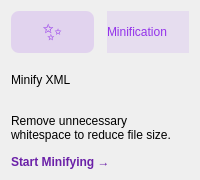
                <widget class="QFrame" name="cardMinify">
                 <property name="minimumSize"><size><width>0</width><height>180</height></size></property>
                 <property name="class" stdset="0"><string>card</string></property>
                 <property name="styleSheet">
                    <string notr="true">
                        #iconMinify { color: #9333ea; background-color: rgba(147, 51, 234, 0.15); border-radius: 8px; }
                        #badgeMinify { background-color: rgba(147, 51, 234, 0.1); color: #9333ea; }
                        #btnMinify { background-color: transparent; color: #6b21a8; border: none; font-weight: bold; text-align: left; }
                        #btnMinify:hover { text-decoration: underline; color: #581c87; }
                    </string>
                 </property>
                 <layout class="QVBoxLayout" name="vLayout4">
                  <item>
                   <layout class="QHBoxLayout" name="hLayout4">
                    <item>
                     <widget class="QLabel" name="iconMinify">
                      <property name="class" stdset="0"><string>iconLabel</string></property>
                      <property name="text"><string>✨</string></property>
                      <property name="fixedSize"><size><width>45</width><height>45</height></size></property>
                      <property name="alignment"><set>Qt::AlignCenter</set></property>
                      <property name="font"><font><pointsize>18</pointsize></font></property>
                     </widget>
                    </item>
                    <item><spacer name="s4"><property name="orientation"><enum>Qt::Horizontal</enum></property></spacer></item>
                    <item>
                     <widget class="QLabel" name="badgeMinify">
                      <property name="class" stdset="0"><string>badgeLabel</string></property>
                      <property name="text"><string>Minification</string></property>
                     </widget>
                    </item>
                   </layout>
                  </item>
                  <item>
                   <widget class="QLabel" name="title4">
                    <property name="class" stdset="0"><string>cardTitle</string></property>
                    <property name="text"><string>Minify XML</string></property>
                   </widget>
                  </item>
                  <item>
                   <widget class="QLabel" name="desc4">
                    <property name="class" stdset="0"><string>cardDesc</string></property>
                    <property name="text"><string>Remove unnecessary whitespace to reduce file size.</string></property>
                    <property name="wordWrap"><bool>true</bool></property>
                   </widget>
                  </item>
                  <item>
                   <widget class="QPushButton" name="btnMinify">
                    <property name="class" stdset="0"><string>actionBtn</string></property>
                    <property name="text"><string>Start Minifying →</string></property>
                    <property name="cursor"><cursorShape>PointingHandCursor</cursorShape></property>
                   </widget>
                  </item>
                 </layout>
                </widget>
